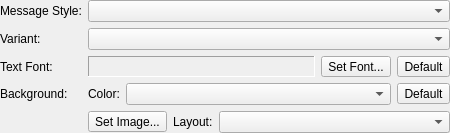
<?xml version="1.0" encoding="UTF-8"?>
<ui version="4.0">
 <class>AdiumOptionsWidgetClass</class>
 <widget class="QWidget" name="AdiumOptionsWidgetClass">
  <property name="geometry">
   <rect>
    <x>0</x>
    <y>0</y>
    <width>450</width>
    <height>130</height>
   </rect>
  </property>
  <layout class="QFormLayout" name="formLayout">
   <property name="margin">
    <number>0</number>
   </property>
   <item row="0" column="0">
    <widget class="QLabel" name="lblMessageStyle">
     <property name="text">
      <string>Message Style:</string>
     </property>
     <property name="buddy">
      <cstring>cmbStyle</cstring>
     </property>
    </widget>
   </item>
   <item row="0" column="1">
    <widget class="QComboBox" name="cmbStyle">
     <property name="sizePolicy">
      <sizepolicy hsizetype="Expanding" vsizetype="Fixed">
       <horstretch>0</horstretch>
       <verstretch>0</verstretch>
      </sizepolicy>
     </property>
    </widget>
   </item>
   <item row="1" column="0">
    <widget class="QLabel" name="lblVariant">
     <property name="text">
      <string>Variant:</string>
     </property>
     <property name="buddy">
      <cstring>cmbVariant</cstring>
     </property>
    </widget>
   </item>
   <item row="1" column="1">
    <widget class="QComboBox" name="cmbVariant">
     <property name="sizePolicy">
      <sizepolicy hsizetype="Expanding" vsizetype="Fixed">
       <horstretch>0</horstretch>
       <verstretch>0</verstretch>
      </sizepolicy>
     </property>
    </widget>
   </item>
   <item row="2" column="0">
    <widget class="QLabel" name="lblTextFont">
     <property name="text">
      <string>Text Font:</string>
     </property>
    </widget>
   </item>
   <item row="2" column="1">
    <layout class="QHBoxLayout" name="horizontalLayout_4">
     <item>
      <widget class="QLabel" name="lblFont">
       <property name="sizePolicy">
        <sizepolicy hsizetype="Expanding" vsizetype="Preferred">
         <horstretch>0</horstretch>
         <verstretch>0</verstretch>
        </sizepolicy>
       </property>
       <property name="frameShape">
        <enum>QFrame::Panel</enum>
       </property>
       <property name="frameShadow">
        <enum>QFrame::Sunken</enum>
       </property>
      </widget>
     </item>
     <item>
      <widget class="QToolButton" name="tlbSetFont">
       <property name="text">
        <string>Set Font...</string>
       </property>
       <property name="toolButtonStyle">
        <enum>Qt::ToolButtonTextOnly</enum>
       </property>
      </widget>
     </item>
     <item>
      <widget class="QToolButton" name="tlbDefaultFont">
       <property name="text">
        <string>Default</string>
       </property>
      </widget>
     </item>
    </layout>
   </item>
   <item row="3" column="0">
    <widget class="QLabel" name="lblBackground">
     <property name="text">
      <string>Background:</string>
     </property>
    </widget>
   </item>
   <item row="3" column="1">
    <layout class="QHBoxLayout" name="horizontalLayout_2">
     <item>
      <widget class="QLabel" name="lblBackgoundColor">
       <property name="text">
        <string>Color:</string>
       </property>
       <property name="buddy">
        <cstring>cmbBackgoundColor</cstring>
       </property>
      </widget>
     </item>
     <item>
      <widget class="QComboBox" name="cmbBackgoundColor">
       <property name="sizePolicy">
        <sizepolicy hsizetype="Expanding" vsizetype="Fixed">
         <horstretch>0</horstretch>
         <verstretch>0</verstretch>
        </sizepolicy>
       </property>
      </widget>
     </item>
     <item>
      <widget class="QToolButton" name="tlbDefaultImage">
       <property name="text">
        <string>Default</string>
       </property>
      </widget>
     </item>
    </layout>
   </item>
   <item row="4" column="1">
    <layout class="QHBoxLayout" name="horizontalLayout">
     <item>
      <widget class="QToolButton" name="tlbSetImage">
       <property name="text">
        <string>Set Image...</string>
       </property>
      </widget>
     </item>
     <item>
      <widget class="QLabel" name="lblImageLayout">
       <property name="text">
        <string>Layout:</string>
       </property>
       <property name="buddy">
        <cstring>cmbImageLayout</cstring>
       </property>
      </widget>
     </item>
     <item>
      <widget class="QComboBox" name="cmbImageLayout">
       <property name="sizePolicy">
        <sizepolicy hsizetype="Expanding" vsizetype="Fixed">
         <horstretch>0</horstretch>
         <verstretch>0</verstretch>
        </sizepolicy>
       </property>
      </widget>
     </item>
    </layout>
   </item>
  </layout>
 </widget>
 <layoutdefault spacing="6" margin="11"/>
 <resources/>
 <connections/>
</ui>
